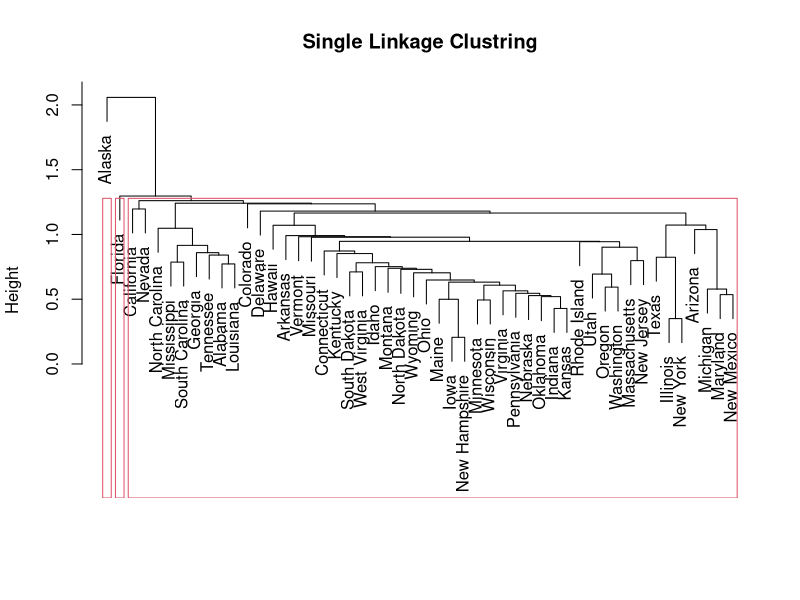
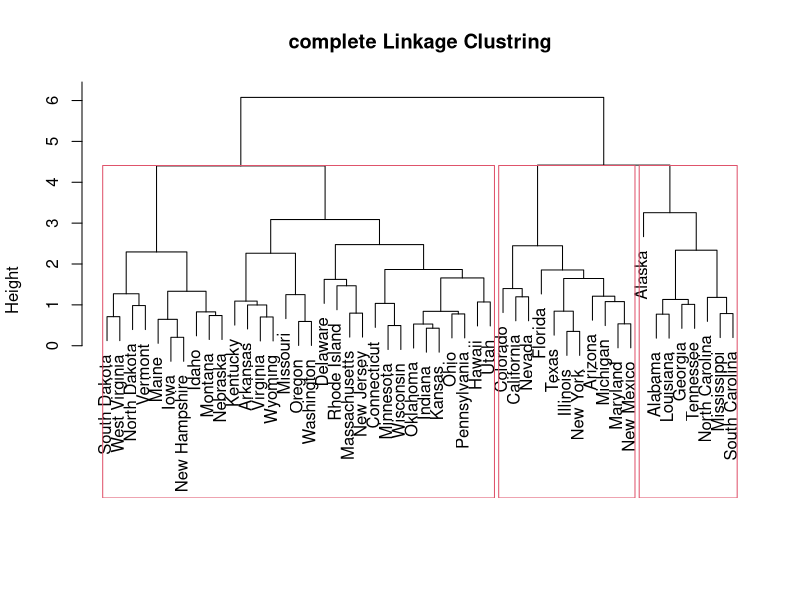
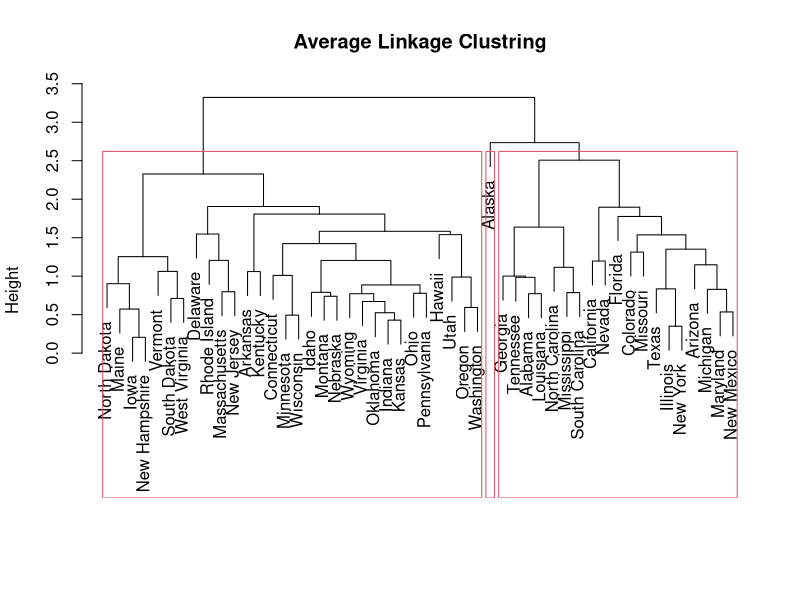
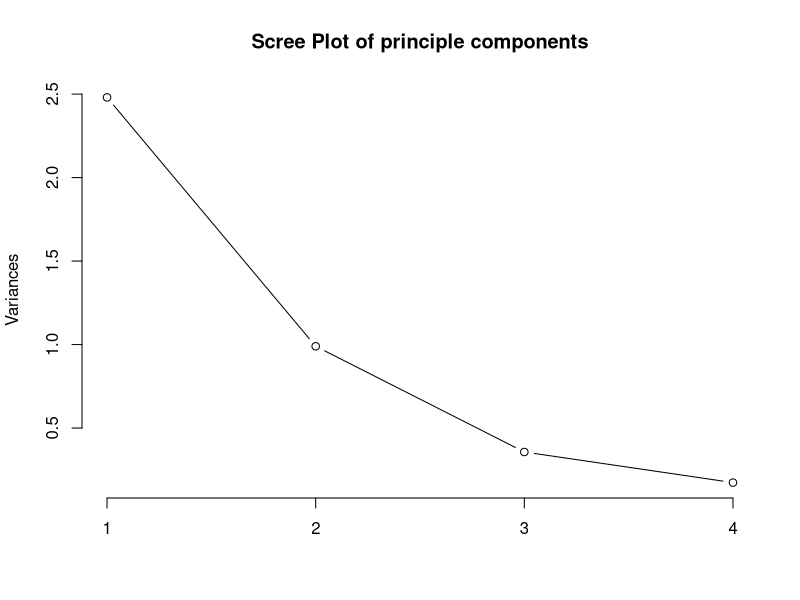
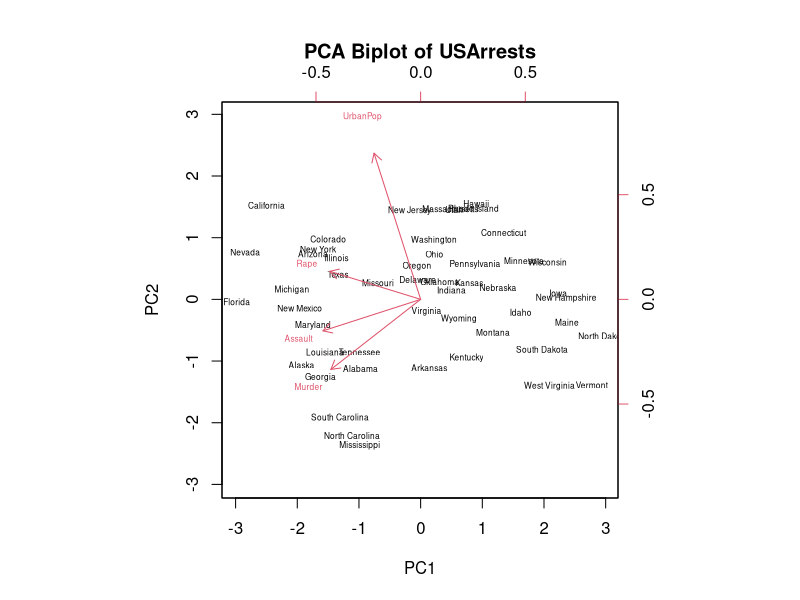

The R script that drew these images, in order:
# Hypothesis testing using hotellings t2
height=c(69,74,68,70,72,67,66,70,76,68,72,79,74,67,66,71,74,75,75,76)
weight=c(153,175,155,135,172,150,115,137,200,130,140,265,15,112,140,150,165,185,210,220)
data <- cbind(height, weight)
data

mu0 <- c(70,170)
sigma <- matrix(c(20,100,100,1000), nrow=2, byrow = TRUE)
n <- nrow(data)
xbar <- colMeans(data)
xbar

t2 <- n*t(xbar-mu0)%*%solve(sigma)%*%(xbar-mu0) ; t2
p<- ncol(data) ; p
Fstats <- (n-p)/(p*(n-1))*t2
pval <- 1-pf(Fstats,p,n-p) ; pval
print(paste("Hotelling's T^2 = ", t2))
print(paste("F-statistic = ",Fstats))
print(paste("p-value = ", pval))


#var-cov and corr matrix
y1=c(35,35,40,10,6,20,35,35,35,30)
y2=c(3.5,4.9,30,2.8,2.7,2.8,4.6,10.9,8,1.6)
y3=c(2.8,2.7,4.38,3.21,2.73,2.81,2.88,2.9,3.28,3.2)
data <- cbind(y1,y2,y3)
var_cov_mat <- cov(data) ; var_cov_mat
cor_mat <- cor(data) ; cor_mat

#hierarchical clustring
data("USArrest")
df <- USArrests
df
df_scaled <- scale(df)

#HC using sigle linkage
dist_matrix <- dist(df_scaled)
hc_single <- hclust(dist_matrix, method = "single")
plot(hc_single, main = "Single Linkage Clustring", xlab = "", sub = "")
rect.hclust(hc_single, k=3)
cluster_single <- cutree(hc_single,k=3)
table(cluster_single)

#HC using complete linkage
dist_matrix <- dist(df_scaled)
hc_complete <- hclust(dist_matrix, method = "complete")
plot(hc_complete, main = "complete Linkage Clustring", xlab = "", sub = "")
rect.hclust(hc_complete, k=3)
cluster_complete <- cutree(hc_single,k=3)
table(cluster_complete)

#HC using average linkage
dist_matrix <- dist(df_scaled)
hc_average <- hclust(dist_matrix, method = "average")
plot(hc_average, main = "Average Linkage Clustring", xlab = "", sub = "")
rect.hclust(hc_average, k=3)
cluster_average <- cutree(hc_average,k=3)
table(cluster_average)

#k means clustring on USArrest dataset
set.seed(55)
km3 <- kmeans(df_scaled, centers = 3, nstart = 25)
km3$cluster
table(km3$cluster)
split(rownames(df), km3$cluster)

#PCA on USArrest dataset
pca <- prcomp(df_scaled)
summary(pca)
plot(pca, type = "l", main = "Scree Plot of principle components")
biplot(pca, scale = 0, main = "PCA Biplot of USArrests", cex = 0.5)
